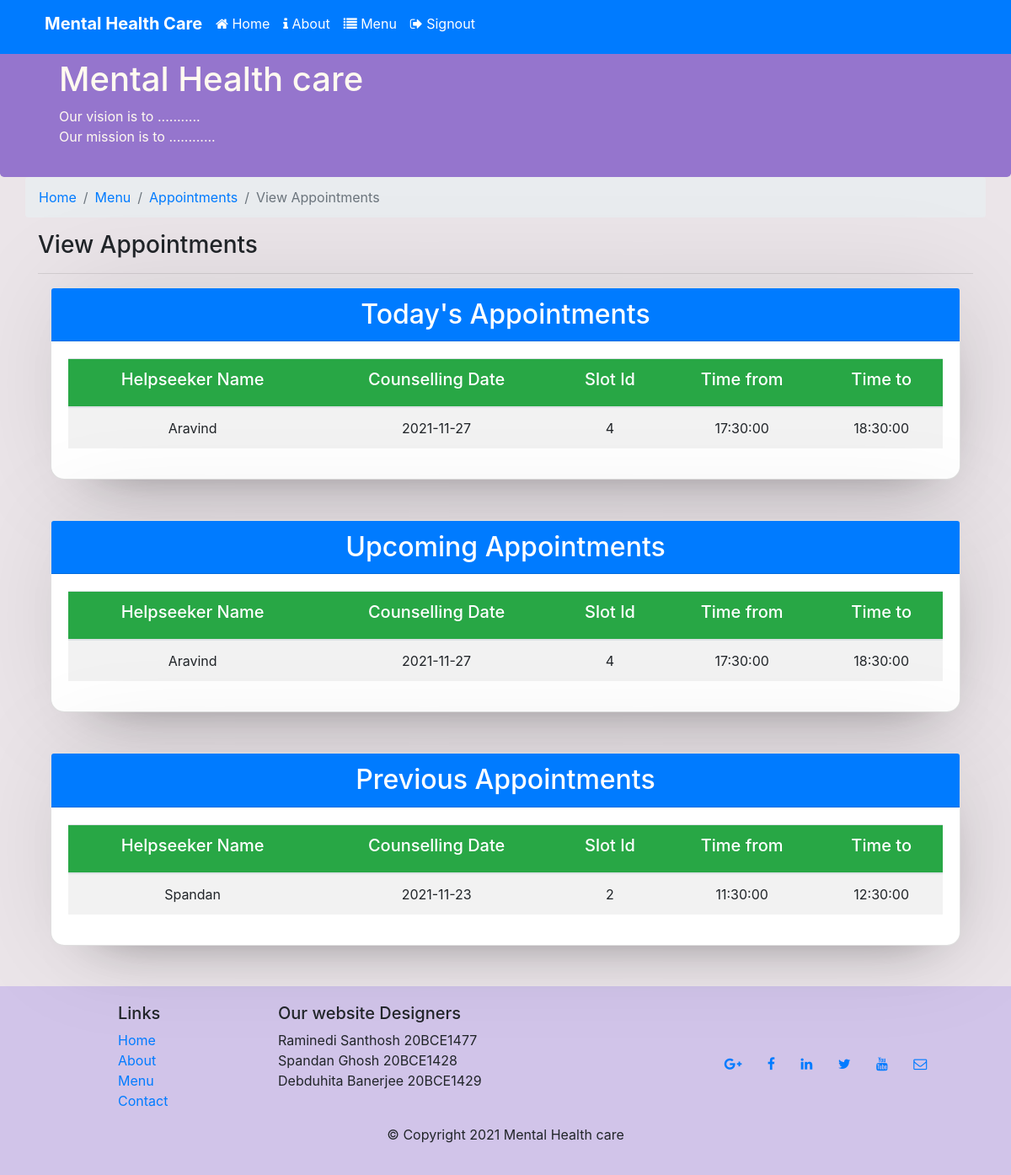
The app's page /Counsellor/view_appointments.php (signed in) with its own data.
### tables this page shows
CREATE TABLE `booking` (
  `bookingid` int(11) NOT NULL,
  `counsellorid` int(11) NOT NULL,
  `helpseekerid` int(11) NOT NULL,
  `date` date NOT NULL,
  `slotno` int(11) NOT NULL,
  `PaymentType` varchar(20) NOT NULL,
  `link` varchar(500) NOT NULL
);

CREATE TABLE `users` (
  `sno` int(11) NOT NULL,
  `firstname` char(20) NOT NULL,
  `secondname` char(20) NOT NULL,
  `email` char(50) NOT NULL,
  `password` varchar(25) NOT NULL,
  `age` int(100) NOT NULL,
  `gender` char(20) NOT NULL,
  `location` char(30) NOT NULL,
  `phone` char(10) NOT NULL
);

CREATE TABLE `slot` (
  `slotid` int(11) NOT NULL,
  `timefrom` time NOT NULL,
  `timeto` time NOT NULL
);

### Counsellor/view_appointments.php (the view, shortened to what this page needs)
<?php
    $conn = OpenCon();
    $id = $_SESSION['id'];
    function upcoming(){
        global $conn,$id;
        $todaydate = date("Y-m-d");
        $sql = "SELECT `users`.`firstname` `cno`,`booking`.`date` `date`,`slot`.`slotid` `slotid`, `slot`.`timefrom` `from`,`slot`.`timeto` `to` FROM booking LEFT JOIN `users` ON `booking`.`helpseekerid`=`users`.`sno` LEFT JOIN `slot` ON `booking`.`slotno`=`slot`.`slotid` WHERE `booking`.`counsellorid`='$id'";
        $result = $conn->query($sql);
        while($row = $result->fetch_assoc()) {
            if ($todaydate <= $row['date']){
                echo "<tr class='text-center'>
                        <td>".$row["cno"]."</td>
                        <td>".$row["date"]."</td>
                        <td>".$row["slotid"]."</td>
                        <td>".$row["from"]."</td>
                        <td>".$row["to"]."</td>
                    </tr>";
            }
		}
    }
    function today(){
        global $conn,$id;
        $todaydate = date("Y-m-d");
        $sql = "SELECT `users`.`firstname` `cno`,`booking`.`date` `date`,`slot`.`slotid` `slotid`, `slot`.`timefrom` `from`,`slot`.`timeto` `to` FROM booking LEFT JOIN `users` ON `booking`.`helpseekerid`=`users`.`sno` LEFT JOIN `slot` ON `booking`.`slotno`=`slot`.`slotid` WHERE `booking`.`counsellorid`='$id'";
        $result = $conn->query($sql);
        while($row = $result->fetch_assoc()) {
            if ($todaydate == $row['date']){
                echo "<tr class='text-center'>
                        <td>".$row["cno"]."</td>
                        <td>".$row["date"]."</td>
                        <td>".$row["slotid"]."</td>
                        <td>".$row["from"]."</td>
                        <td>".$row["to"]."</td>
                    </tr>";
            }
		}
    }
    function previous(){
        global $conn,$id;
        $todaydate = date("Y-m-d");
        $sql = "SELECT `users`.`firstname` `cno`,`booking`.`date` `date`,`slot`.`slotid` `slotid`, `slot`.`timefrom` `from`,`slot`.`timeto` `to` FROM booking LEFT JOIN `users` ON `booking`.`helpseekerid`=`users`.`sno` LEFT JOIN `slot` ON `booking`.`slotno`=`slot`.`slotid` WHERE `booking`.`counsellorid`=$id";
        $result = $conn->query($sql);
        while($row = $result->fetch_assoc()) {
            if ($todaydate > $row['date']){
                echo "<tr class='text-center'>
                        <td>".$row["cno"]."</td>
                        <td>".$row["date"]."</td>
                        <td>".$row["slotid"]."</td>
                        <td>".$row["from"]."</td>
                        <td>".$row["to"]."</td>
                    </tr>";
            }
		}
    }
?>
    <div class="container">
        <div class="row">
            <ol class="col-12 breadcrumb">
                <li class="breadcrumb-item"><a href="home.php">Home</a></li>
                <li class="breadcrumb-item"><a href="menu.php">Menu</a></li>
                <li class="breadcrumb-item"><a href="menu.php">Appointments</a></li>
                <li class="breadcrumb-item active">View Appointments</li>
            </ol>
            <div class="col-12">
               <h3>View Appointments</h3>
               <hr>
            </div>
        </div>
        <div class="container mb-5">
            <div class="card">
                <h2 class="card-header text-white bg-primary text-center">Today's Appointments</h2>
                <div class="card-body">
                    <table class="table table-striped" id="mytables">
                        <thead class="bg-success text-white text-center">
                            <tr >
                                <th scope="col"><h5>Helpseeker Name</h5></th>
                                <th scope="col"><h5>Counselling Date</h5></th>
                                <th scope="col"><h5>Slot Id</h5></th>
                                <th scope="col"><h5>Time from</h5></th>
                                <th scope="col"><h5>Time to</h5></th>
                            </tr>
                        </thead>
                        <?php today(); ?>
                    </table>
                </div>
            </div>
        </div>
        <div class="container mb-5">
            <div class="card">
                <h2 class="card-header text-white bg-primary text-center">Upcoming Appointments</h2>
                <div class="card-body">
                    <table class="table table-striped" id="myTable">
                        <thead class="bg-success text-white text-center">
                            <tr >
                                <th scope="col"><h5>Helpseeker Name</h5></th>
                                <th scope="col"><h5>Counselling Date</h5></th>
                                <th scope="col"><h5>Slot Id</h5></th>
                                <th scope="col"><h5>Time from</h5></th>
                                <th scope="col"><h5>Time to</h5></th>
                            </tr>
                        </thead>
                        <?php upcoming(); ?>
                    </table>
                </div>
            </div>
        </div>
        <div class="container mb-5">
            <div class="card">
                <h2 class="card-header text-white bg-primary text-center">Previous Appointments</h2>
                <div class="card-body">
                    <table class="table table-striped" id="mytable">
                        <thead class="bg-success text-white text-center">
                            <tr >
                                <th scope="col"><h5>Helpseeker Name</h5></th>
                                <th scope="col"><h5>Counselling Date</h5></th>
                                <th scope="col"><h5>Slot Id</h5></th>
                                <th scope="col"><h5>Time from</h5></th>
                                <th scope="col"><h5>Time to</h5></th>
                            </tr>
                        </thead>
                        <?php previous(); ?>
                    </table>
                </div>
            </div>
        </div>
    </div>
</body>
</html>

### css/style.css (style rules this page uses)
.footer { margin-top: 10px; padding : 20px 0px 20px 0px; background-color: #D1C4E9; }
body { background-color: rgb(235, 229, 233); }
.row-header { margin:0px auto; padding:0px; }
.jumbotron { padding: 60px 30px 10px 30px; margin: 0px auto; background: #9575CD; color: floralwhite; }
.card { background: #fff; border-radius: 16px; box-shadow: 10px 0 128px 0 rgba(0,0,0,0.1), 10px 32px 64px -48px rgba(0,0,0,0.5); }
.navbar-dark { background-color: #512DA8; }

### records on screen
booking: helpseekerid.firstname "Aravind", date "2021-11-27", slotno.slotid "4", slotno.timefrom "17:30:00", slotno.timeto "18:30:00"
booking: helpseekerid.firstname "Spandan", date "2021-11-23", slotno.slotid "2", slotno.timefrom "11:30:00", slotno.timeto "12:30:00"
